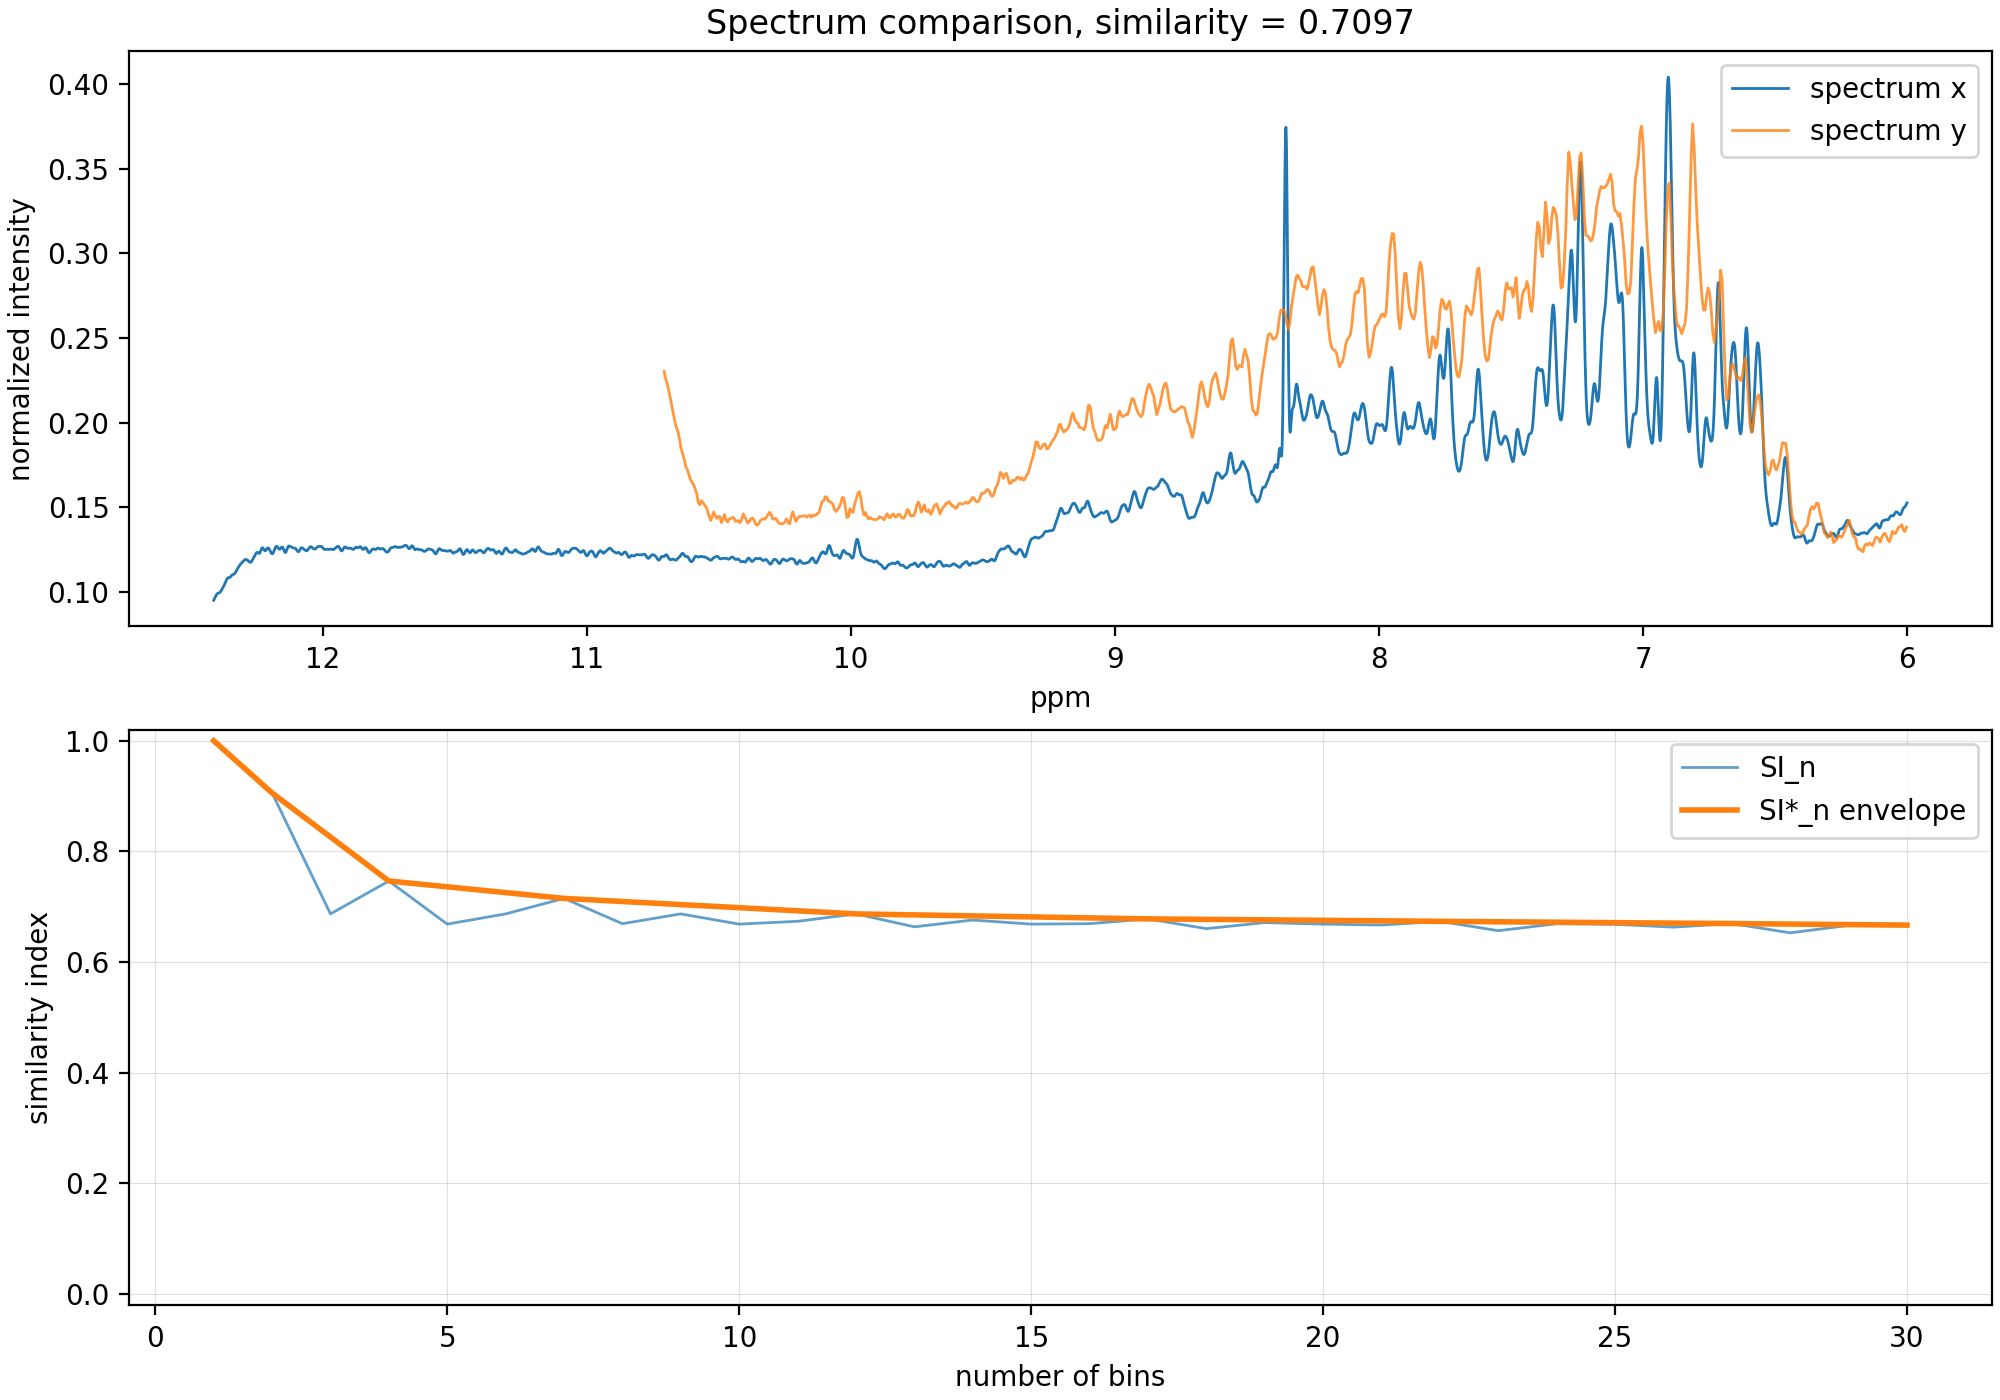

The Python source for this figure:
#!/usr/bin/env python3
"""Calculate Bodis/Ross/Pretsch spectrum similarity for Bruker 1D spectra."""

from __future__ import annotations

import argparse
import json
import math
from dataclasses import dataclass
from pathlib import Path
from typing import Iterable

import numpy as np


@dataclass(frozen=True)
class Spectrum:
    ppm: np.ndarray
    intensity: np.ndarray
    source: Path


def parse_jcamp(path: Path) -> dict[str, object]:
    params: dict[str, object] = {}
    with path.open("r", encoding="latin-1", errors="replace") as handle:
        pending_key: str | None = None
        pending_value: list[str] = []
        for raw_line in handle:
            line = raw_line.strip()
            if not line:
                continue
            if line.startswith("##$"):
                if pending_key is not None:
                    params[pending_key] = _parse_value(" ".join(pending_value))
                key, _, value = line[3:].partition("=")
                pending_key = key.strip()
                pending_value = [value.strip()]
            elif pending_key is not None and not line.startswith("##"):
                pending_value.append(line)
        if pending_key is not None:
            params[pending_key] = _parse_value(" ".join(pending_value))
    return params


def _parse_value(value: str) -> object:
    value = value.strip()
    if value.startswith("<") and value.endswith(">"):
        return value[1:-1]
    if value.startswith("("):
        _, _, tail = value.partition(")")
        value = tail.strip()
    parts = value.split()
    if len(parts) > 1:
        parsed = [_parse_scalar(part) for part in parts]
        return parsed
    return _parse_scalar(value)


def _parse_scalar(value: str) -> object:
    try:
        if any(ch in value for ch in ".eE"):
            return float(value)
        return int(value)
    except ValueError:
        return value


def _number(params: dict[str, object], key: str, default: float | None = None) -> float:
    value = params.get(key, default)
    if value is None:
        raise ValueError(f"Missing Bruker parameter {key}")
    if isinstance(value, list):
        value = value[0]
    return float(value)


def find_processed_1r(path: Path, procno: int | None = None) -> Path:
    if path.is_file() and path.name == "1r":
        return path
    candidates: list[Path] = []
    if procno is not None:
        candidates.extend([path / "pdata" / str(procno) / "1r", path / str(procno) / "1r"])
    candidates.extend(sorted(path.glob("pdata/*/1r")))
    candidates.extend(sorted(path.glob("*/1r")))
    for candidate in candidates:
        if candidate.is_file():
            return candidate
    raise FileNotFoundError(f"Could not find processed Bruker 1D file '1r' under {path}")


def read_bruker_1d(path: str | Path, procno: int | None = None) -> Spectrum:
    data_path = find_processed_1r(Path(path).expanduser().resolve(), procno=procno)
    proc_dir = data_path.parent
    procs_path = proc_dir / "procs"
    if not procs_path.is_file():
        raise FileNotFoundError(f"Missing Bruker procs file next to {data_path}")

    procs = parse_jcamp(procs_path)
    size = int(_number(procs, "SI"))
    offset = _number(procs, "OFFSET")
    sw_hz = _number(procs, "SW_p")
    sf_mhz = _number(procs, "SF")
    endian = ">" if int(_number(procs, "BYTORDP", 0)) else "<"
    dtyp = int(_number(procs, "DTYPP", 0))
    dtype = np.dtype(f"{endian}{'f8' if dtyp == 2 else 'i4'}")

    intensity = np.fromfile(data_path, dtype=dtype, count=size).astype(np.float64)
    if intensity.size != size:
        raise ValueError(f"{data_path} contains {intensity.size} points, expected {size}")

    nc_proc = int(_number(procs, "NC_proc", 0))
    if nc_proc:
        intensity *= math.pow(2.0, nc_proc)

    sw_ppm = sw_hz / sf_mhz
    # Bruker processed 1D spectra are stored left-to-right from high to low ppm.
    ppm = offset - np.arange(size, dtype=np.float64) * (sw_ppm / size)
    return Spectrum(ppm=ppm, intensity=intensity, source=data_path)


def prepare_spectrum(
    spectrum: Spectrum,
    ppm_min: float,
    ppm_max: float,
    baseline: str = "clip",
) -> tuple[np.ndarray, np.ndarray]:
    ppm = spectrum.ppm
    intensity = spectrum.intensity.copy()
    if baseline == "clip":
        intensity[intensity < 0] = 0.0
    elif baseline == "shift":
        intensity -= intensity.min()
    elif baseline != "none":
        raise ValueError(f"Unknown baseline mode: {baseline}")

    lo, hi = sorted((ppm_min, ppm_max))
    mask = (ppm >= lo) & (ppm <= hi)
    if not np.any(mask):
        raise ValueError(f"{spectrum.source} has no points in requested ppm range {lo:g}..{hi:g}")
    ppm = ppm[mask]
    intensity = intensity[mask]
    order = np.argsort(ppm)
    return ppm[order], intensity[order]


def bin_integrals(ppm: np.ndarray, intensity: np.ndarray, edges: np.ndarray) -> np.ndarray:
    indices = np.searchsorted(edges, ppm, side="right") - 1
    indices[ppm == edges[-1]] = len(edges) - 2
    valid = (indices >= 0) & (indices < len(edges) - 1)
    if not np.any(valid):
        return np.zeros(len(edges) - 1, dtype=np.float64)
    weights = point_weights(ppm, intensity)
    return np.bincount(indices[valid], weights=weights[valid], minlength=len(edges) - 1)


def point_weights(ppm: np.ndarray, intensity: np.ndarray) -> np.ndarray:
    # Weight by local point spacing so spectra with different digital resolution compare fairly.
    spacing = np.empty_like(ppm)
    spacing[1:-1] = (ppm[2:] - ppm[:-2]) / 2.0
    spacing[0] = ppm[1] - ppm[0] if ppm.size > 1 else 1.0
    spacing[-1] = ppm[-1] - ppm[-2] if ppm.size > 1 else 1.0
    return intensity * np.abs(spacing)


def upper_envelope(values: np.ndarray) -> np.ndarray:
    """Piecewise-linear upper envelope through remaining maxima and the point (1, 1)."""
    x = np.arange(1, len(values) + 1, dtype=np.float64)
    y = values.astype(np.float64).copy()
    y[0] = 1.0

    points: list[int] = [0]
    pos = 1
    while pos < len(y):
        suffix = y[pos:]
        max_value = np.max(suffix)
        # Choose the farthest equal maximum to avoid artificial short oscillations.
        relative = np.flatnonzero(np.isclose(suffix, max_value, rtol=0.0, atol=1e-12))[-1]
        idx = pos + int(relative)
        points.append(idx)
        pos = idx + 1
    if points[-1] != len(y) - 1:
        points.append(len(y) - 1)

    envelope = y.copy()
    for left, right in zip(points, points[1:]):
        if right == left:
            continue
        envelope[left : right + 1] = np.interp(x[left : right + 1], [x[left], x[right]], [y[left], y[right]])
    return np.maximum(envelope, y)


def spectrum_similarity(
    spectrum_x: Spectrum,
    spectrum_y: Spectrum,
    min_bin_width: float = 0.4,
    ppm_range: tuple[float, float] | None = None,
    norm_x: float = 1.0,
    norm_y: float = 1.0,
    baseline: str = "clip",
) -> dict[str, object]:
    if ppm_range is None:
        lo = max(float(np.min(spectrum_x.ppm)), float(np.min(spectrum_y.ppm)))
        hi = min(float(np.max(spectrum_x.ppm)), float(np.max(spectrum_y.ppm)))
    else:
        lo, hi = sorted(ppm_range)
    if hi <= lo:
        raise ValueError("The two spectra do not have an overlapping ppm range")

    ppm_x, int_x = prepare_spectrum(spectrum_x, lo, hi, baseline=baseline)
    ppm_y, int_y = prepare_spectrum(spectrum_y, lo, hi, baseline=baseline)
    total_x = float(np.sum(point_weights(ppm_x, int_x)))
    total_y = float(np.sum(point_weights(ppm_y, int_y)))
    if total_x <= 0 or total_y <= 0:
        raise ValueError("Both spectra must have positive integrated intensity after preprocessing")
    int_x = int_x * (norm_x / total_x)
    int_y = int_y * (norm_y / total_y)

    width = hi - lo
    max_bins = max(1, int(math.floor(width / min_bin_width)))
    si = np.empty(max_bins, dtype=np.float64)
    for n_bins in range(1, max_bins + 1):
        edges = np.linspace(lo, hi, n_bins + 1)
        bx = bin_integrals(ppm_x, int_x, edges)
        by = bin_integrals(ppm_y, int_y, edges)
        overlap = float(np.minimum(bx, by).sum())
        denominator = norm_x + norm_y - overlap
        value = overlap / denominator if denominator > 0 else 0.0
        si[n_bins - 1] = min(1.0, max(0.0, value))
    si_star = np.clip(upper_envelope(si), 0.0, 1.0)
    return {
        "similarity": float(np.mean(si_star)),
        "n_bins": int(max_bins),
        "ppm_range": [float(lo), float(hi)],
        "min_bin_width": float(min_bin_width),
        "si": si.tolist(),
        "si_star": si_star.tolist(),
        "source_x": str(spectrum_x.source),
        "source_y": str(spectrum_y.source),
    }


def normalized_window(
    spectrum: Spectrum,
    ppm_range: tuple[float, float],
    target_integral: float = 1.0,
    baseline: str = "clip",
) -> tuple[np.ndarray, np.ndarray]:
    lo, hi = sorted(ppm_range)
    ppm, intensity = prepare_spectrum(spectrum, lo, hi, baseline=baseline)
    total = float(np.sum(point_weights(ppm, intensity)))
    if total <= 0:
        raise ValueError(f"{spectrum.source} has no positive integrated intensity in the plot range")
    return ppm, intensity * (target_integral / total)


def save_similarity_plot(
    result: dict[str, object],
    spectrum_x: Spectrum,
    spectrum_y: Spectrum,
    output: str | Path | None = None,
    norm_x: float = 1.0,
    norm_y: float = 1.0,
    baseline: str = "clip",
    show: bool = False,
) -> Path | None:
    try:
        import matplotlib.pyplot as plt
    except ImportError as exc:
        raise RuntimeError("Plotting requires matplotlib. Install it with: python3 -m pip install matplotlib") from exc

    ppm_range_values = result["ppm_range"]
    ppm_range = (float(ppm_range_values[0]), float(ppm_range_values[1]))
    ppm_x, int_x = normalized_window(spectrum_x, ppm_range, target_integral=norm_x, baseline=baseline)
    ppm_y, int_y = normalized_window(spectrum_y, ppm_range, target_integral=norm_y, baseline=baseline)

    si = np.asarray(result["si"], dtype=np.float64)
    si_star = np.asarray(result["si_star"], dtype=np.float64)
    bins = np.arange(1, si.size + 1)

    fig, axes = plt.subplots(2, 1, figsize=(10, 7), constrained_layout=True)
    axes[0].plot(ppm_x, int_x, label="spectrum x", linewidth=1.0)
    axes[0].plot(ppm_y, int_y, label="spectrum y", linewidth=1.0, alpha=0.8)
    axes[0].invert_xaxis()
    axes[0].set_xlabel("ppm")
    axes[0].set_ylabel("normalized intensity")
    axes[0].legend(loc="upper right")
    axes[0].set_title(f"Spectrum comparison, similarity = {float(result['similarity']):.4f}")

    axes[1].plot(bins, si, label="SI_n", linewidth=1.0, alpha=0.7)
    axes[1].plot(bins, si_star, label="SI*_n envelope", linewidth=2.0)
    axes[1].set_xlabel("number of bins")
    axes[1].set_ylabel("similarity index")
    axes[1].set_ylim(-0.02, 1.02)
    axes[1].legend(loc="best")
    axes[1].grid(True, linewidth=0.4, alpha=0.4)

    saved_path = None
    if output is not None:
        saved_path = Path(output).expanduser().resolve()
        fig.savefig(saved_path, dpi=200)
    if show:
        plt.show()
    plt.close(fig)
    return saved_path


def build_parser() -> argparse.ArgumentParser:
    parser = argparse.ArgumentParser(
        description="Calculate the Bodis/Ross/Pretsch bin-method similarity of two Bruker 1D spectra."
    )
    parser.add_argument("spectrum_x", help="Bruker experiment directory, pdata directory, or 1r file")
    parser.add_argument("spectrum_y", help="Bruker experiment directory, pdata directory, or 1r file")
    parser.add_argument("--procno", type=int, default=None, help="Processed spectrum number under pdata")
    parser.add_argument("--min-bin-width", type=float, default=0.4, help="Smallest bin width in ppm")
    parser.add_argument("--ppm-min", type=float, default=None, help="Lower ppm limit")
    parser.add_argument("--ppm-max", type=float, default=None, help="Upper ppm limit")
    parser.add_argument("--norm-x", type=float, default=1.0, help="Target integral for first spectrum")
    parser.add_argument("--norm-y", type=float, default=1.0, help="Target integral for second spectrum")
    parser.add_argument(
        "--baseline",
        choices=["clip", "shift", "none"],
        default="clip",
        help="Negative intensity handling before integration",
    )
    parser.add_argument(
        "--plot",
        nargs="?",
        const="spectrum_similarity.png",
        default=None,
        help="Save a PNG graph. Optional path defaults to spectrum_similarity.png",
    )
    parser.add_argument("--show", action="store_true", help="Display the graph interactively")
    parser.add_argument("--json", action="store_true", help="Print full result as JSON")
    return parser


def main(argv: Iterable[str] | None = None) -> int:
    args = build_parser().parse_args(argv)
    ppm_range = None
    if args.ppm_min is not None or args.ppm_max is not None:
        if args.ppm_min is None or args.ppm_max is None:
            raise SystemExit("--ppm-min and --ppm-max must be supplied together")
        ppm_range = (args.ppm_min, args.ppm_max)

    spectrum_x = read_bruker_1d(args.spectrum_x, procno=args.procno)
    spectrum_y = read_bruker_1d(args.spectrum_y, procno=args.procno)
    result = spectrum_similarity(
        spectrum_x,
        spectrum_y,
        min_bin_width=args.min_bin_width,
        ppm_range=ppm_range,
        norm_x=args.norm_x,
        norm_y=args.norm_y,
        baseline=args.baseline,
    )
    if args.json:
        print(json.dumps(result, indent=2))
    else:
        print(f"similarity: {result['similarity']:.6f}")
        print(f"bins: {result['n_bins']}  ppm_range: {result['ppm_range'][0]:.6g}..{result['ppm_range'][1]:.6g}")
        print(f"x: {result['source_x']}")
        print(f"y: {result['source_y']}")
    if args.plot is not None or args.show:
        saved_path = save_similarity_plot(
            result,
            spectrum_x,
            spectrum_y,
            output=args.plot,
            norm_x=args.norm_x,
            norm_y=args.norm_y,
            baseline=args.baseline,
            show=args.show,
        )
        if saved_path is not None:
            print(f"plot: {saved_path}")
    return 0


if __name__ == "__main__":
    raise SystemExit(main())
